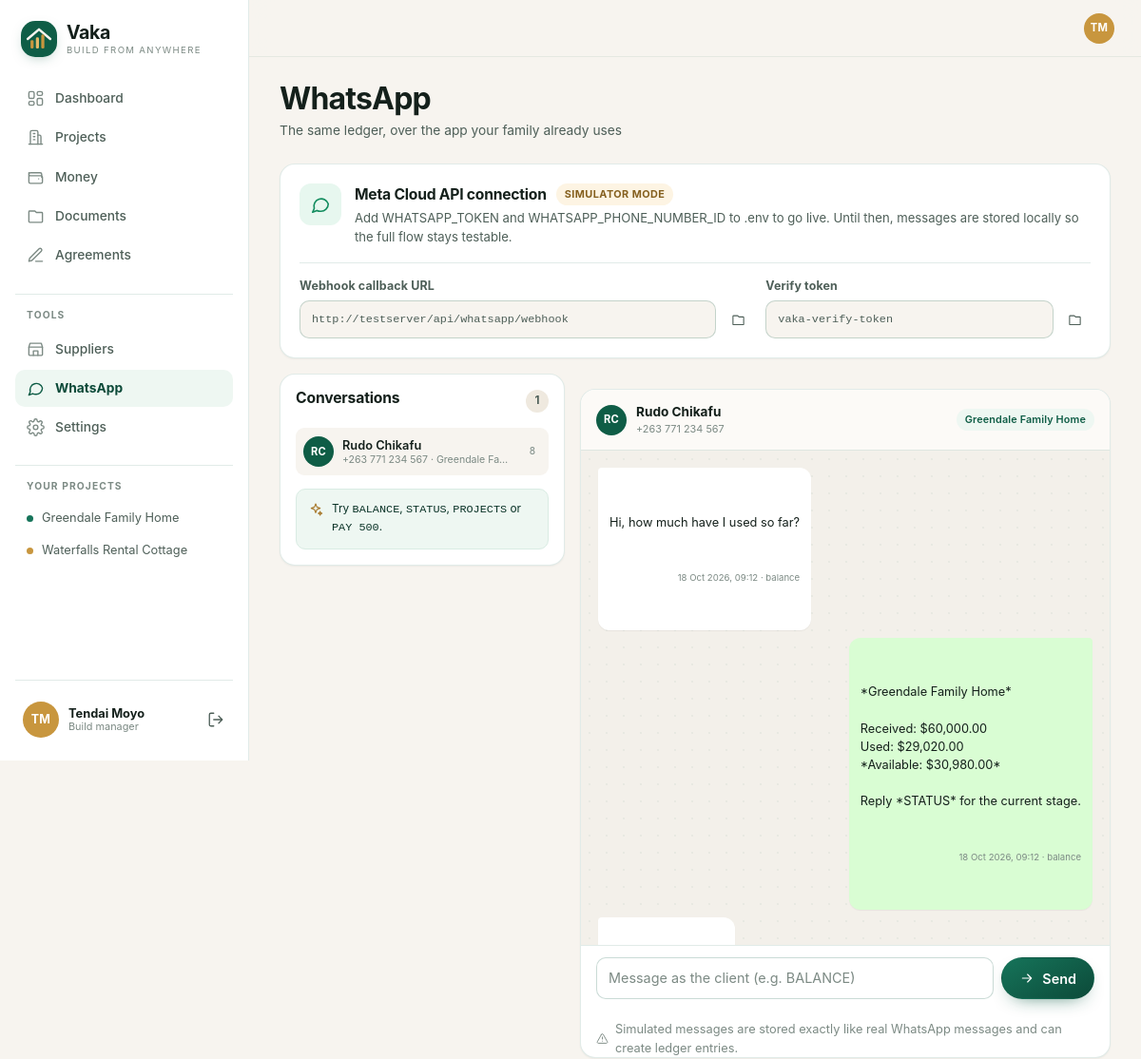
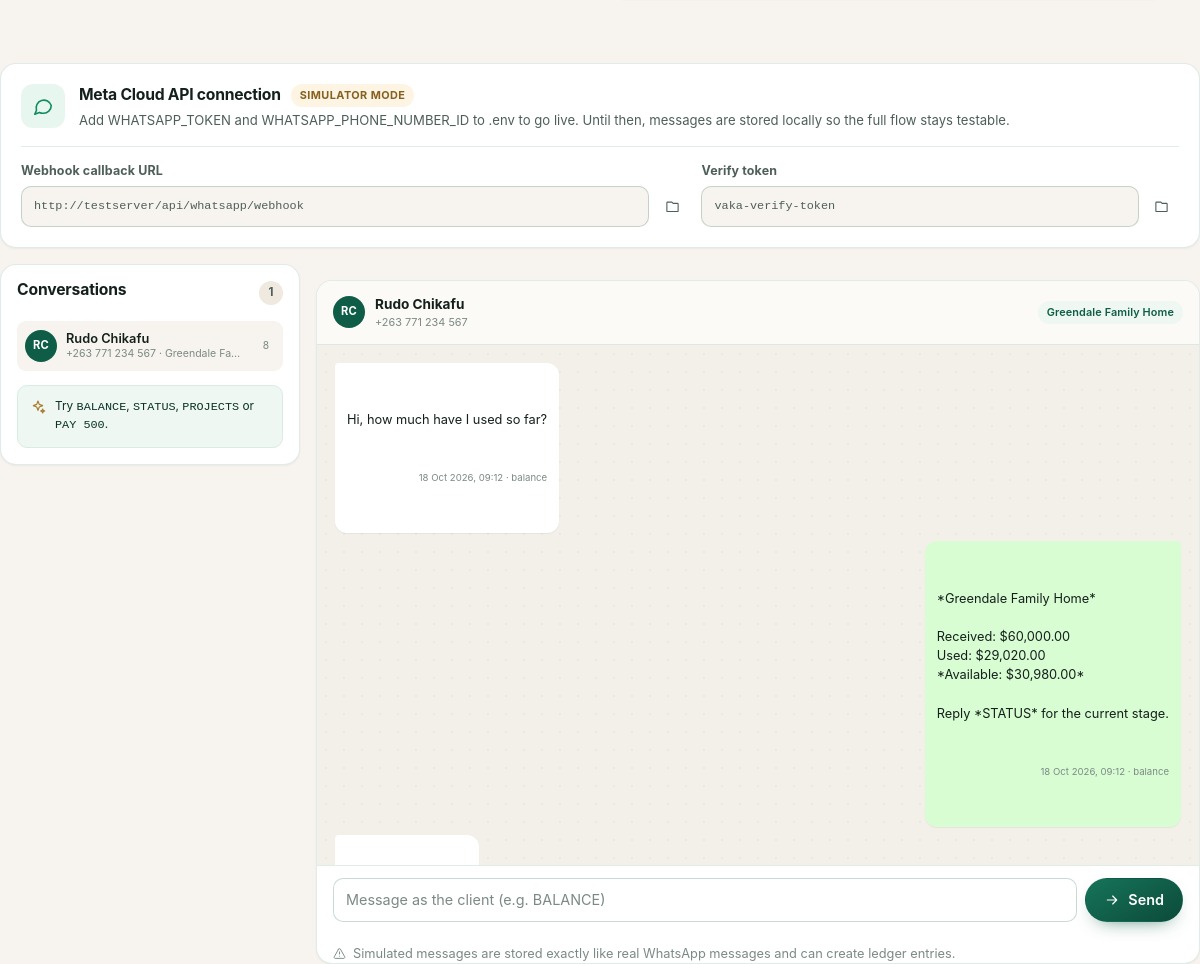
/app/whatsapp (signed in), run on the app's committed database (2 pictures, top to bottom).
### tables this page shows
CREATE TABLE projects (
  id TEXT PRIMARY KEY,
  code TEXT NOT NULL UNIQUE,
  name TEXT NOT NULL,
  description TEXT,
  owner_id TEXT NOT NULL REFERENCES users(id) ON DELETE CASCADE,
  manager_id TEXT REFERENCES users(id),
  city TEXT DEFAULT 'Harare',
  suburb TEXT,
  stand_number TEXT,
  status TEXT NOT NULL DEFAULT 'planning',
  budget_cents INTEGER NOT NULL DEFAULT 0,
  start_date TEXT,
  target_date TEXT,
  created_at TEXT NOT NULL,
  updated_at TEXT NOT NULL
);

CREATE TABLE users (
  id TEXT PRIMARY KEY,
  name TEXT NOT NULL,
  email TEXT NOT NULL UNIQUE,
  password_hash TEXT NOT NULL,
  role TEXT NOT NULL DEFAULT 'client',
  phone TEXT,
  country TEXT,
  avatar_color TEXT NOT NULL DEFAULT '#0F5D46',
  created_at TEXT NOT NULL
);

CREATE TABLE whatsapp_contacts (
  id TEXT PRIMARY KEY,
  phone TEXT NOT NULL UNIQUE,
  name TEXT NOT NULL,
  user_id TEXT REFERENCES users(id),
  project_id TEXT REFERENCES projects(id),
  created_at TEXT NOT NULL
);

CREATE TABLE whatsapp_messages (
  id TEXT PRIMARY KEY,
  contact_id TEXT NOT NULL REFERENCES whatsapp_contacts(id) ON DELETE CASCADE,
  direction TEXT NOT NULL,
  body TEXT NOT NULL,
  intent TEXT,
  status TEXT NOT NULL DEFAULT 'received',
  created_at TEXT NOT NULL
);

### routes_whatsapp.py (the view)
@bp.get("/app/whatsapp")
@login_required
def index():
    projects = accessible_projects(g.user)
    project_ids = [project["id"] for project in projects]
    contacts = []
    if project_ids:
        placeholders = ",".join("?" for _ in project_ids)
        contacts = query(
            f"""SELECT c.*, p.name AS project_name, u.name AS user_name,
                   (SELECT COUNT(*) FROM whatsapp_messages m WHERE m.contact_id = c.id) AS message_count
                FROM whatsapp_contacts c
                LEFT JOIN projects p ON p.id = c.project_id
                LEFT JOIN users u ON u.id = c.user_id
                WHERE c.project_id IN ({placeholders}) OR c.user_id = ?
                ORDER BY c.created_at DESC""",
            [*project_ids, g.user["id"]],
        )
    selected = None
    requested = request.args.get("contact")
    if requested:
        selected = next((item for item in contacts if item["id"] == requested), None)
    selected = selected or (contacts[0] if contacts else None)
    messages = []
    if selected:
        messages = query(
            "SELECT * FROM whatsapp_messages WHERE contact_id = ? ORDER BY created_at ASC LIMIT 200",
            (selected["id"],),
        )
    return render_template(
        "app/whatsapp.html",
        title="WhatsApp",
        active="whatsapp",
        projects=projects,
        contacts=contacts,
        selected=selected,
        messages=messages,
        configured=whatsapp_configured(),
        webhook_url=request.url_root.rstrip("/") + "/api/whatsapp/webhook",
        verify_token=current_app.config["WHATSAPP_VERIFY_TOKEN"],
        display_phone=display_phone,
    )

### auth.py (called while the page is built, shortened)
def load_user():
    user_id = session.get("uid")
    g.user = (
        query(
            """SELECT id, name, email, role, phone, country, avatar_color, created_at
               FROM users WHERE id = ?""",
            (user_id,),
            one=True,
        )
        if user_id
        else None
    )

def csrf_token() -> str:
    token = session.get("csrf")
    if not token:
        token = secrets.token_urlsafe(32)
        session["csrf"] = token
    return token

def verify_csrf():
    if request.method not in {"POST", "PUT", "PATCH", "DELETE"}:
        return

def login_required(view):
    @wraps(view)
    def wrapped(*args, **kwargs):
        if g.user is None:
            return redirect(url_for("auth.login", next=request.full_path.rstrip("?")))
        return view(*args, **kwargs)
    return wrapped

def accessible_projects(user):
    if not user:
        return []
    if user["role"] == "admin":
        return query("SELECT * FROM projects ORDER BY created_at DESC")
    return query(
        """SELECT * FROM projects
           WHERE owner_id = ? OR manager_id = ?
           ORDER BY created_at DESC""",
        (user["id"], user["id"]),
    )

def initials(name: str) -> str:
    parts = [part for part in (name or "").split() if part]
    return "".join(part[0].upper() for part in parts[:2])

### db.py (called while the page is built)
def get_db() -> sqlite3.Connection:
    if "db" not in g:
        connection = sqlite3.connect(
            current_app.config["DATABASE"],
            timeout=15,
            detect_types=sqlite3.PARSE_DECLTYPES,
        )
        connection.row_factory = sqlite3.Row
        connection.execute("PRAGMA foreign_keys = ON")
        connection.execute("PRAGMA journal_mode = WAL")
        g.db = connection
    return g.db

def query(sql: str, args=(), one: bool = False):
    cursor = get_db().execute(sql, args)
    rows = [dict(row) for row in cursor.fetchall()]
    cursor.close()
    if one:
        return rows[0] if rows else None
    return rows

### money.py (called while the page is built)
def format_datetime(value) -> str:
    date = _to_datetime(value)
    return f"{date.day} {date:%b %Y}, {date:%H:%M}" if date else "—"

### ui.py (called while the page is built)
def icon(name: str, size: int = 20, css_class: str = "") -> Markup:
    path = ICONS.get(name, ICONS["sparkles"])
    return Markup(
        f'<svg class="icon {css_class}" width="{size}" height="{size}" viewBox="0 0 24 24" '
        f'fill="none" stroke="currentColor" stroke-width="1.75" stroke-linecap="round" '
        f'stroke-linejoin="round" aria-hidden="true">{path}</svg>'
    )

### templates/app/whatsapp.html (shortened to what this page needs)
{% extends "app/base.html" %}
{% block page_title %}WhatsApp{% endblock %}
{% block page_subtitle %}<p class="page-subtitle">The same ledger, over the app your family already uses</p>{% endblock %}
{% block content %}
<div class="card integration-card">
  <div class="integration-main">
    <span class="integration-icon">{{ icon('message', 22) }}</span>
    <div>
      <div class="integration-title">
        <h2>Meta Cloud API connection</h2>
        {% if configured %}
          <span class="badge badge-success">{{ icon('check', 12) }} Connected</span>
        {% else %}
          <span class="badge badge-warn">Simulator mode</span>
        {% endif %}
      </div>
      <p class="muted small">
        {% if configured %}
          Outbound messages are being delivered through your WhatsApp Business number.
        {% else %}
          Add WHATSAPP_TOKEN and WHATSAPP_PHONE_NUMBER_ID to .env to go live. Until then,
          messages are stored locally so the full flow stays testable.
        {% endif %}
      </p>
    </div>
  </div>
  <div class="integration-fields">
    <label class="field">
      <span class="field-label">Webhook callback URL</span>
      <div class="copy-field">
        <input class="input input-mono" type="text" value="{{ webhook_url }}" readonly />
        <button class="icon-btn" type="button" data-copy="{{ webhook_url }}" aria-label="Copy webhook URL">{{ icon('folder', 15) }}</button>
      </div>
    </label>
    <label class="field">
      <span class="field-label">Verify token</span>
      <div class="copy-field">
        <input class="input input-mono" type="text" value="{{ verify_token }}" readonly />
        <button class="icon-btn" type="button" data-copy="{{ verify_token }}" aria-label="Copy verify token">{{ icon('folder', 15) }}</button>
      </div>
    </label>
  </div>
</div>
<div class="wa-layout">
  <aside class="card wa-contacts">
    <div class="card-head">
      <h2>Conversations</h2>
      <span class="count-pill">{{ contacts|length }}</span>
    </div>
    {% if contacts %}
      <ul class="contact-list">
        {% for contact in contacts %}
          <li>
            <a class="contact {{ 'is-active' if selected and contact.id == selected.id }}" href="{{ url_for('whatsapp.index', contact=contact.id) }}">
              <span class="avatar avatar-sm" style="background:#0F5D46">{{ contact.name|initials }}</span>
              <span class="contact-text">
                <span class="contact-name">{{ contact.name }}</span>
                <span class="contact-meta">{{ display_phone(contact.phone) }}{% if contact.project_name %} · {{ contact.project_name }}{% endif %}</span>
              </span>
              <span class="contact-count">{{ contact.message_count }}</span>
            </a>
          </li>
        {% endfor %}
      </ul>
    {% else %}
      <p class="muted small pad">No conversations yet. Send a test message below to start one.</p>
    {% endif %}
    <div class="side-note">
      {{ icon('sparkles', 16) }}
      <p>Try <code>BALANCE</code>, <code>STATUS</code>, <code>PROJECTS</code> or <code>PAY 500</code>.</p>
    </div>
  </aside>
  <section class="card wa-chat">
    <div class="wa-chat-head">
      <span class="avatar avatar-sm" style="background:#0F5D46">{{ (selected.name if selected else 'Vaka')|initials }}</span>
      <div>
        <p class="wa-chat-name">{{ selected.name if selected else 'Vaka assistant' }}</p>
        <p class="mini-meta">{{ display_phone(selected.phone) if selected else 'Test the assistant without Meta credentials' }}</p>
      </div>
      {% if selected and selected.project_name %}
        <span class="badge badge-soft">{{ selected.project_name }}</span>
      {% endif %}
    </div>
    <div class="wa-messages" id="wa-messages" aria-live="polite">
      {% if messages %}
        {% for message in messages %}
          <div class="wa-bubble {{ 'wa-in' if message.direction == 'IN' else 'wa-out' }}">
            <p>{{ message.body }}</p>
            <span class="wa-time">{{ message.created_at|datetime }}{% if message.intent %} · {{ message.intent }}{% endif %}</span>
          </div>
        {% endfor %}
      {% else %}
        <div class="wa-empty">
          {{ icon('message', 24) }}
          <p>No messages in this conversation yet.</p>
        </div>
      {% endif %}
    </div>
    <form class="wa-composer" id="wa-sim-form" data-contact-id="{{ selected.id if selected else '' }}" data-project-id="{{ selected.project_id if selected and selected.project_id else (projects[0].id if projects else '') }}" data-phone="{{ selected.phone if selected else (user.phone or '263771234567') }}">
      <input class="input" type="text" name="body" id="wa-input" autocomplete="off" placeholder="Message as the client (e.g. BALANCE)" required />
      <button class="btn btn-primary" type="submit" id="wa-send">{{ icon('arrow-right', 16) }} Send</button>
    </form>
    <p class="micro-note pad-x">
      {{ icon('alert', 13) }} Simulated messages are stored exactly like real
      WhatsApp messages and can create ledger entries.
    </p>
  </section>
</div>
{% endblock %}

### templates/app/base.html (shortened to what this page needs)
{% extends "base.html" %}
{% block body_class %}app{% endblock %}
{% block chrome %}
<div class="shell">
  {% include "partials/sidebar.html" %}
  <div class="shell-main">
    <header class="topbar">
      <a class="avatar avatar-sm" href="{{ url_for('settings.index') }}" style="background:{{ user.avatar_color }}" aria-label="Your profile">
        {{ user.name|initials }}
      </a>
    </header>
    <main class="content" id="main">
      <div class="page-head">
        <div>
          <h1 class="page-title">{% block page_title %}{{ title }}{% endblock %}</h1>
          {% block page_subtitle %}{% endblock %}
        </div>
      </div>
      {% block content %}{% endblock %}
    </main>
  </div>
</div>
{% endblock %}

### templates/partials/sidebar.html (shortened to what this page needs)
<aside class="sidebar" id="sidebar" aria-label="Workspace">
  <div class="sidebar-top">
    {{ brand('/app') }}
  </div>
  <nav class="sidebar-nav">
    {% for item in nav_items[:5] %}
      <a class="nav-link {% if active == item.key %}is-active{% endif %}" href="{{ item.href }}">
        {{ icon(item.icon, 19) }}<span>{{ item.label }}</span>
      </a>
    {% endfor %}
  </nav>
  <div class="sidebar-section">
    <p class="sidebar-label">Tools</p>
    <nav class="sidebar-nav">
      {% for item in nav_items[5:] %}
        <a class="nav-link {% if active == item.key %}is-active{% endif %}" href="{{ item.href }}">
          {{ icon(item.icon, 19) }}<span>{{ item.label }}</span>
        </a>
      {% endfor %}
    </nav>
  </div>
  <div class="sidebar-section sidebar-projects">
    <p class="sidebar-label">Your projects</p>
    {% if projects %}
      {% for item in projects[:4] %}
        <a class="side-project" href="{{ url_for('projects.detail', project_id=item.id) }}">
          <span class="project-dot tone-{{ loop.index0 % 4 + 1 }}"></span>
          <span class="side-project-name">{{ item.name }}</span>
        </a>
      {% endfor %}
    {% else %}
      <p class="sidebar-empty">No projects yet.</p>
    {% endif %}
  </div>
  <div class="sidebar-foot">
    <a class="user-card" href="{{ url_for('settings.index') }}">
      <span class="avatar" style="background:{{ user.avatar_color }}">{{ user.name|initials }}</span>
      <span class="user-card-text">
        <span class="user-card-name">{{ user.name }}</span>
        <span class="user-card-role">{{ 'Build manager' if user.role == 'manager' else 'Client' }}</span>
      </span>
    </a>
    <form method="post" action="{{ url_for('auth.logout') }}" class="logout-form">
      <button class="icon-btn" type="submit" aria-label="Sign out" title="Sign out">{{ icon('logout', 18) }}</button>
    </form>
  </div>
</aside>

### data on the page
projects: name "Greendale Family Home", project_name "Greendale Family Home Greendale Family Home"
projects: name "Waterfalls Rental Cottage"
users: name|initials "TM", name "Tendai Moyo", role "Build manager"
whatsapp_contacts: name|initials "RC", name "Rudo Chikafu", phone "+263 771 234 567", project_name "Greendale Fa…", message_count "8", name "RC RC", name "Rudo Chikafu Rudo Chikafu", phone "+263 771 234 567 +263 771 234 567"
whatsapp_messages: body "Hi, how much have I used so far?", created_at "18 Oct 2026, 09:12", intent "balance"
whatsapp_messages: body "*Greendale Family Home* Received: $60,000.00 Used: $29,020.00 *Available: $30,980.00* Reply *STATUS* for the current stage.", created_at "18 Oct 2026, 09:12", intent "balance"

### other printed values
{{ brand('/app') }} "Vaka BUILD FROM ANYWHERE"
{{ item.label }} "Dashboard" "Projects" "Money" "Documents" "Agreements"
{{ item.label }} "Suppliers" "WhatsApp" "Settings"
{{ contacts|length }} "1 1"
